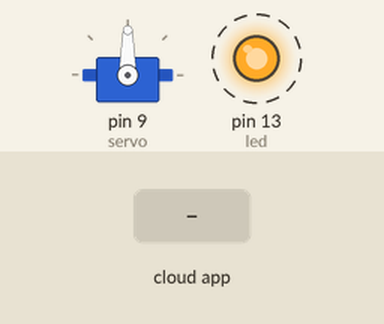
This sketch was run on a simulated Arduino Uno, built with avr-gcc and run on an emulated ATmega328P. Parts: servo, output pins drawn as LEDs (lit = HIGH). Dashed ring = blinking. Inputs (shaded band) come from the test bench. The ROS host is connected and sends only what is stated.

Above: at 1.2 s.
1.3 s: the phone or cloud app sets rudder_angle to -100
At 2.4 s:
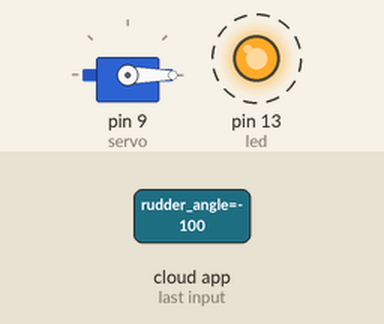
4.3 s: the phone or cloud app sets rudder_angle to 100
At 5.4 s:
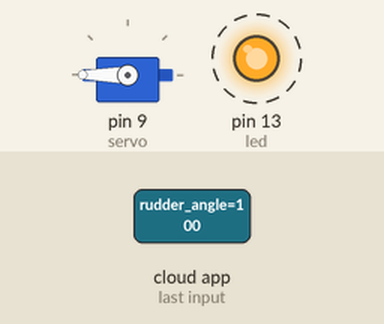
7.3 s: the phone or cloud app sets rudder_angle to 0
At 7.9 s:
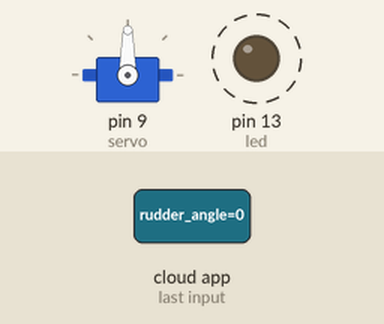
Timing chart, 0 to 16.3 s (numbered marks = the images above; inputs shaded):
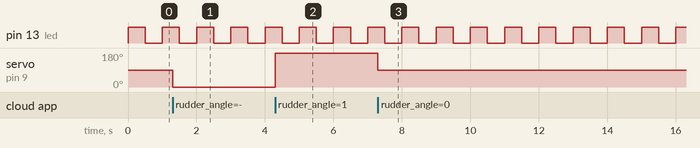

The sketch:

ServoControl_sample.ino
```cpp
/*
 * rosserial Servo Control Example
 *
 * This sketch demonstrates the control of hobby R/C servos
 * using ROS and the arduiono
 *
 * For the full tutorial write up, visit
 * www.ros.org/wiki/rosserial_arduino_demos
 *
 * For more information on the Arduino Servo Library
 * Checkout :
 * http://www.arduino.cc/en/Reference/Servo
 */

#if (ARDUINO >= 100)
 #include <Arduino.h>
#else
 #include <WProgram.h>
#endif

#include <Servo.h>
#include <ros.h>
#include <std_msgs/Float32.h>

bool do_blink = true;

ros::NodeHandle  nh;

Servo servo;

void servo_cb( const std_msgs::Float32& cmd_msg){
  int angle = cmd_msg.data + 90;
  servo.write(angle); //set servo angle, should be from 0-180
  digitalWrite(13, HIGH-digitalRead(13));  //toggle led
}


ros::Subscriber<std_msgs::Float32> sub("/rudder_angle", servo_cb);

void setup(){
  pinMode(13, OUTPUT);

  nh.initNode();
  nh.subscribe(sub);

  servo.attach(9); //attach it to pin 9
}

void loop(){
  if (do_blink){
    digitalWrite(13, millis() % 1000 < 500);
  }
  nh.spinOnce();
  delay(1);
}
```

Measured:
- after the input at 1.3 s, servo on pin 9 (servo): 90° → 0° at once
- after the input at 4.3 s, servo on pin 9 (servo): 0° → 180° at once
- after the input at 7.3 s, servo on pin 9 (servo): 180° → 90° at once
- by itself, pin 13 (led): alternates HIGH for 0.50 s and LOW for 0.50 s
